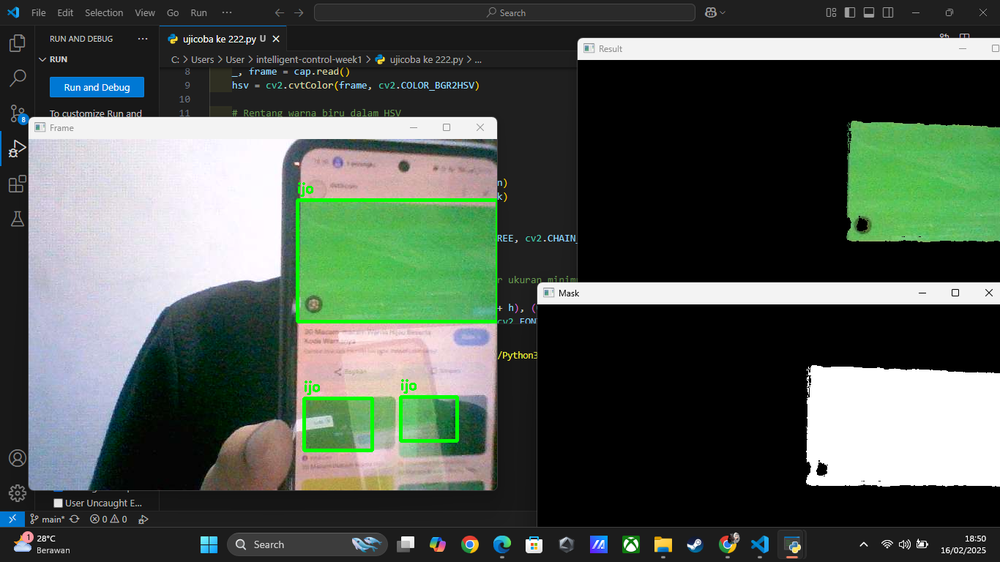
#> input picture TUGAS 1 BOUNDING BOX.png, 1000 x 562 px, shrunk from 1366 x 768 before the run, given in place of the camera
$ python 'TUGAS 1 WARNA HIJAU.py'
#> lines starting #> are read from the running program, lines starting #| are printed output that depends on the picture; after the words box and inside, x2 and y2 are one past the last pixel; in counts of white or black regions, pixels touching at a corner belong together
import cv2
import numpy as np
# Inisialisasi kamera
cap = cv2.VideoCapture(0)
while True:
 _, frame = cap.read()
#> frame is the input picture: shape (562, 1000, 3); mean B, G, R 79.6, 87.5, 78.2
 hsv = cv2.cvtColor(frame, cv2.COLOR_BGR2HSV)
#> hsv: shape (562, 1000, 3); mean H, S, V 32.2, 32.9, 92.3
 lower_green = np.array([35, 100, 100])
 upper_green = np.array([85, 255, 255])
 # Masking untuk mendeteksi warna hijau
 mask = cv2.inRange(hsv, lower_green, upper_green)
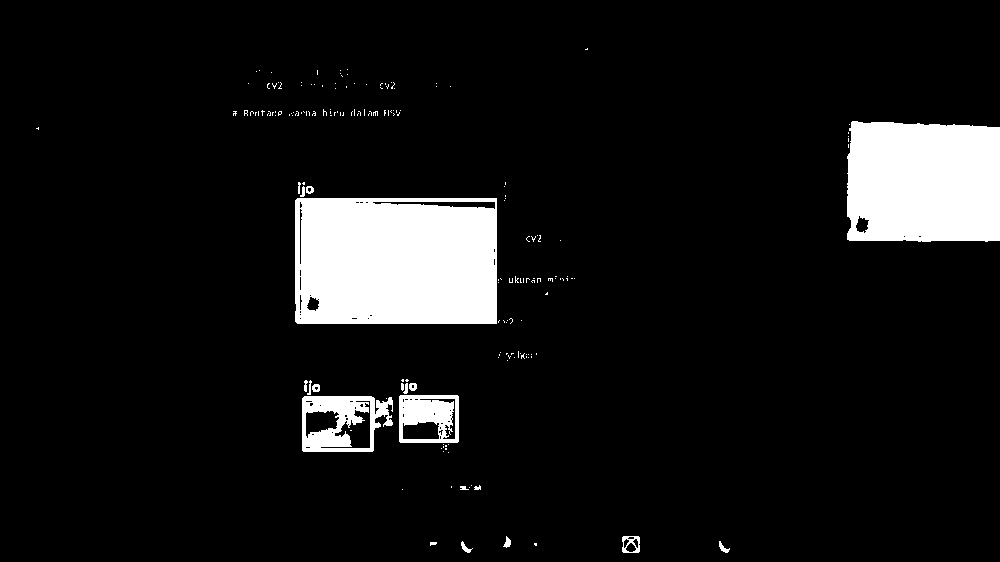
#> mask: shape (562, 1000); 8.7% white; 181 white regions (161 under 20 px), largest, box (x1, y1, x2, y2) and area: (295, 198, 497, 324) 24769, (847, 121, 1000, 242) 17581, (302, 396, 393, 452) 2972
 result = cv2.bitwise_and(frame, frame, mask=mask)
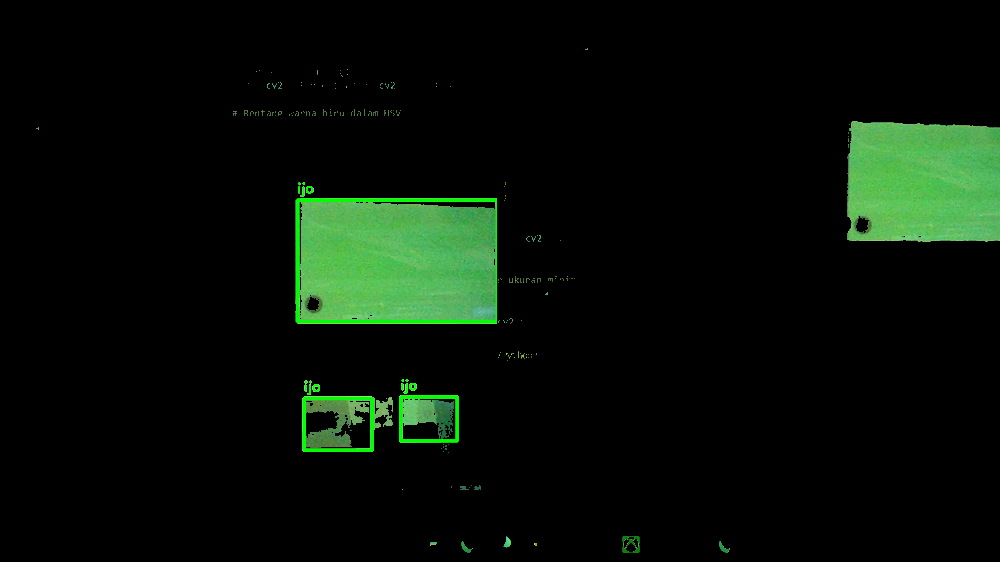
#> result: shape (562, 1000, 3); mean B, G, R 7.1, 16.1, 7.1
 # Menampilkan hasil
 cv2.imshow("Frame", frame)
 cv2.imshow("Mask", mask)
 cv2.imshow("Result", result)
 if cv2.waitKey(1) & 0xFF == ord('q'):
#> (key q is pressed here)
  break
cap.release()
cv2.destroyAllWindows()

$ run again, on TUGAS 1.png
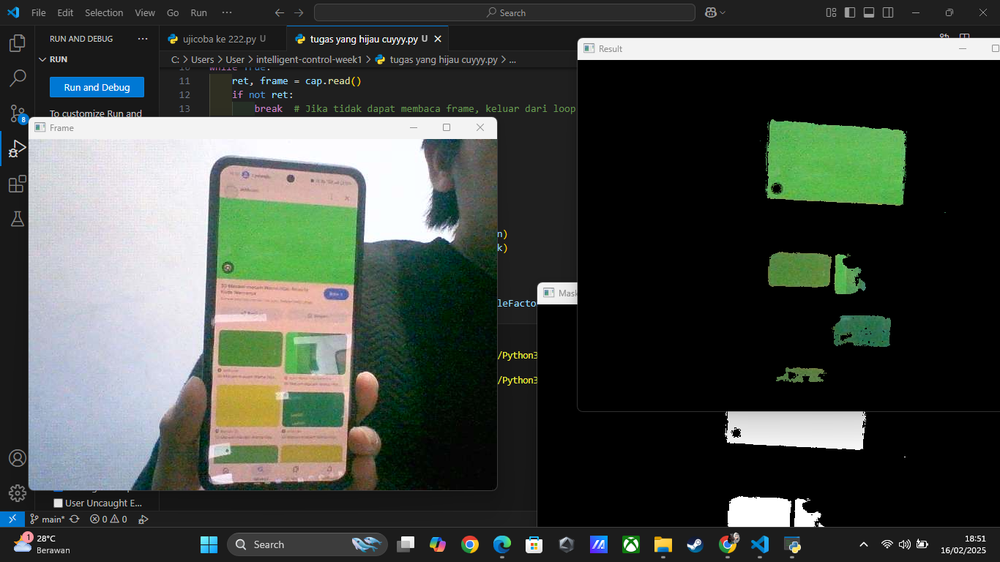
#> input picture TUGAS 1.png, 1000 x 562 px, shrunk from 1366 x 768 before the run, given in place of the camera
#> frame is the input picture: shape (562, 1000, 3); mean B, G, R 66.8, 71.9, 66.7
#> hsv: shape (562, 1000, 3); mean H, S, V 29.1, 32.2, 76.4
#> `mask = cv2.inRange(hsv, lower_green, upper_green)`:
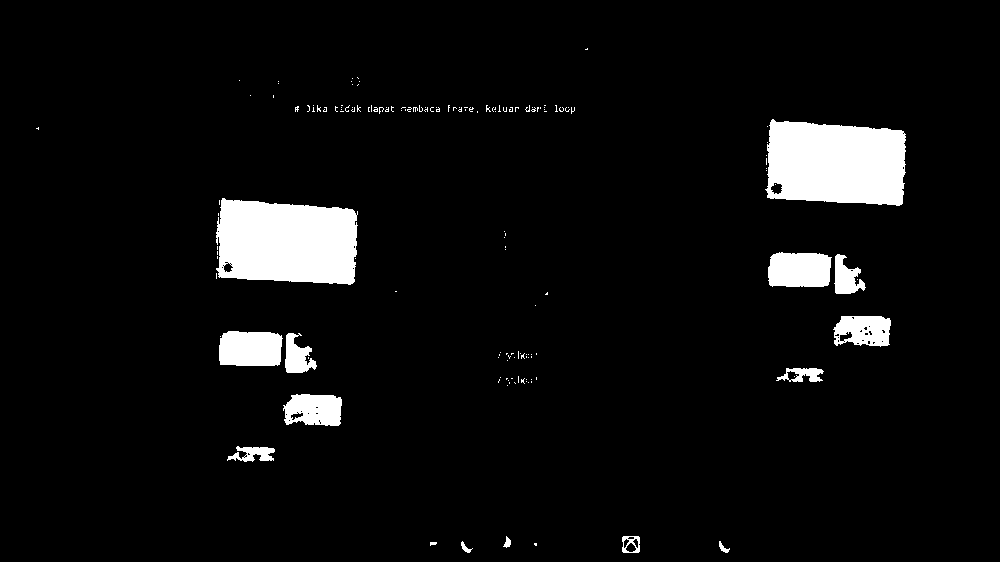
#> mask: shape (562, 1000); 5.6% white; 152 white regions (137 under 20 px), largest, box (x1, y1, x2, y2) and area: (216, 198, 358, 285) 10516, (765, 119, 906, 206) 10377, (219, 331, 283, 366) 2052
#> `result = cv2.bitwise_and(frame, frame, mask=mask)`:
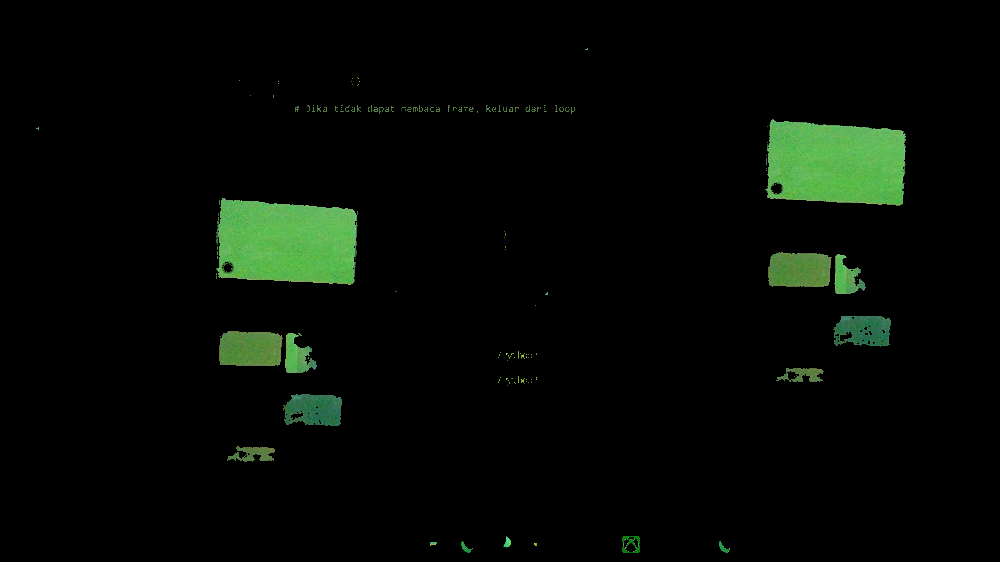
#> result: shape (562, 1000, 3); mean B, G, R 4.4, 9.2, 4.9
